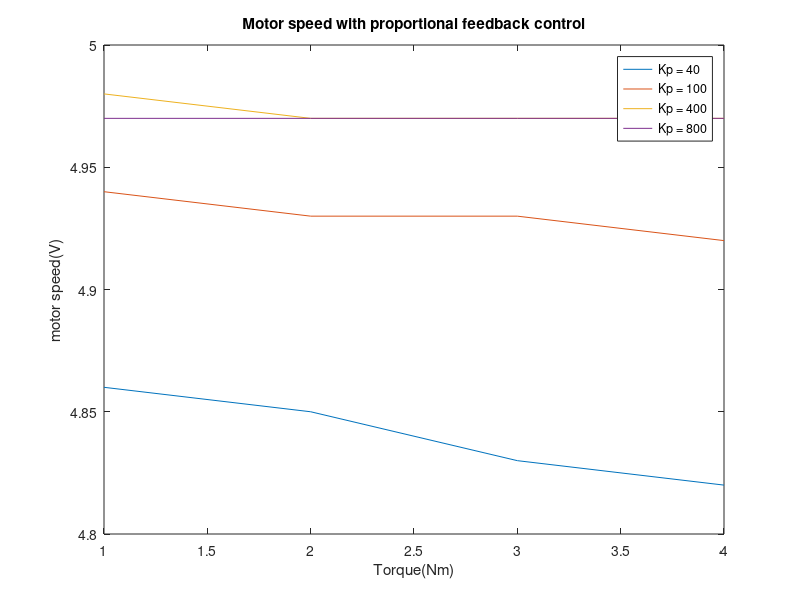

MATLAB code to generate this figure:
clear

%% Open loop control of a DC motor

loadOL = 0.1:0.1:1;
SpeedOL = [4.645 4.598 4.511 4.504 4.457 4.41 4.363 4.316 4.269 4.211];

plot(loadOL,SpeedOL)
title('Motor speed with manunal control')
xlabel('Torque(Nm)')
ylabel('motor speed(V)')

%% Closed loop control of a DC motor

loadCL = 1:4;
SpeedCL40 = [4.86 4.85 4.83 4.82];

SpeedCL100 = [4.94 4.93 4.93 4.92];

SpeedCL400 = [4.98 4.97 4.97 4.97];

SpeedCL800 = [4.97 4.97 4.97 4.97];

plot(loadCL, SpeedCL40)
hold on

plot(loadCL, SpeedCL100)

plot(loadCL, SpeedCL400)

plot(loadCL, SpeedCL800)

title('Motor speed with proportional feedback control')
xlabel('Torque(Nm)')
ylabel('motor speed(V)')
legend('Kp = 40','Kp = 100', 'Kp = 400', 'Kp = 800')
hold off

